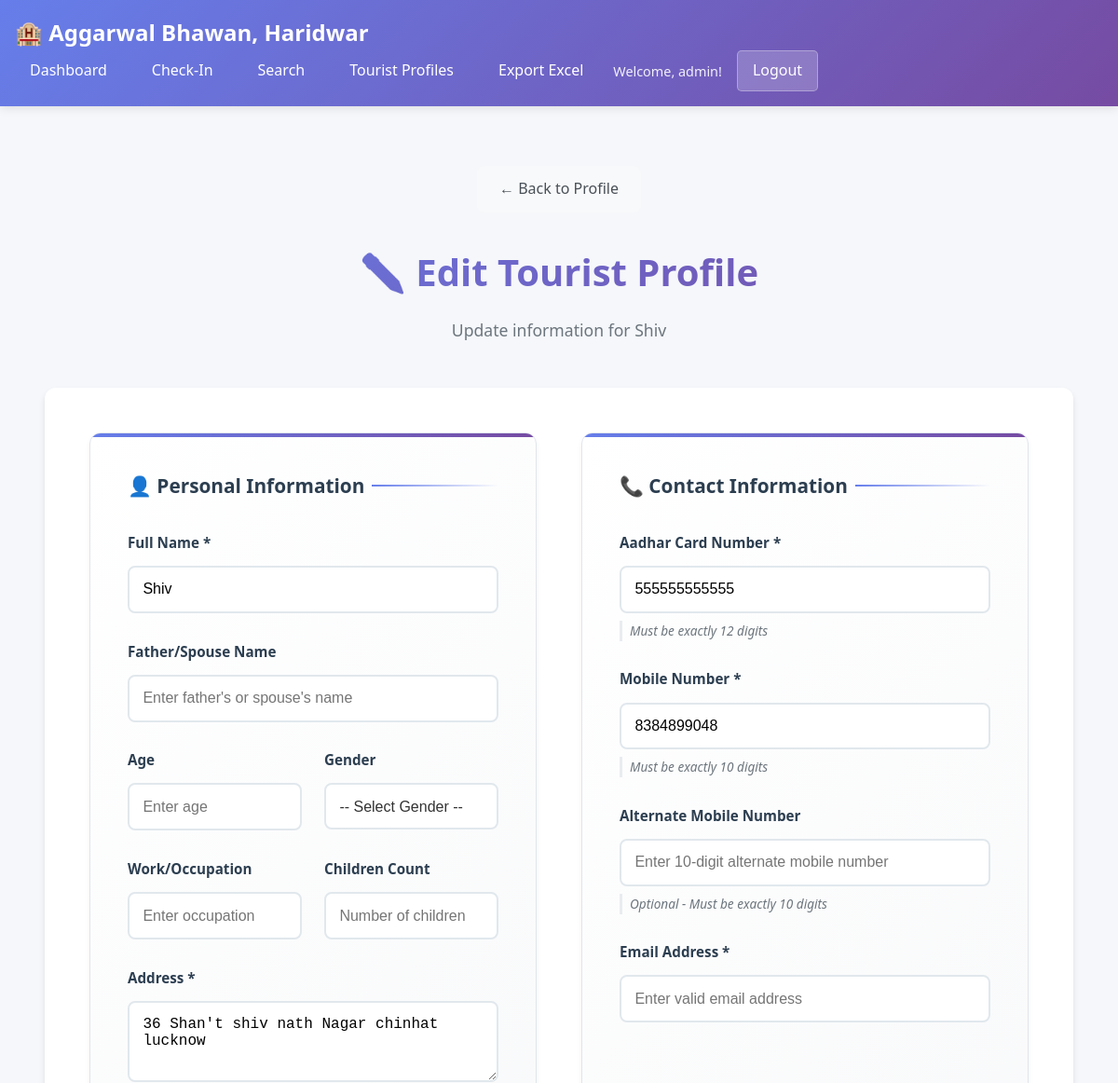
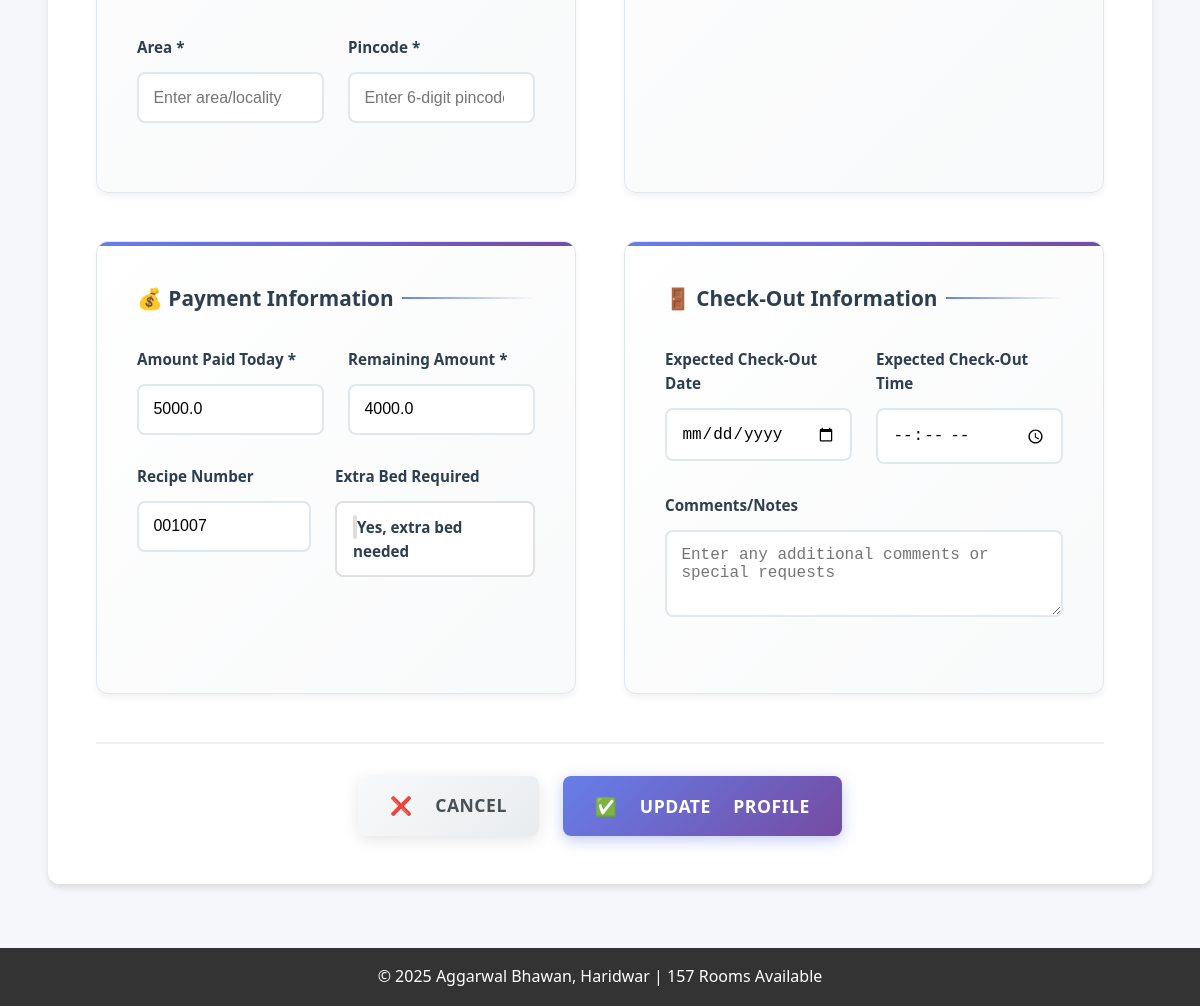
/tourist_profile/3/edit (signed in), run on the app's committed database (2 pictures, top to bottom).
### tables this page shows
CREATE TABLE "tourists" (
                id INTEGER PRIMARY KEY AUTOINCREMENT,
                full_name TEXT NOT NULL,
                father_spouse_name TEXT,
                age INTEGER,
                work TEXT,
                address TEXT NOT NULL,
                aadhar_number TEXT NOT NULL,
                mobile_number TEXT NOT NULL,
                alternate_mobile TEXT,
                gender TEXT,
                male_count INTEGER DEFAULT 0,
                female_count INTEGER DEFAULT 0,
                children_count INTEGER DEFAULT 0,
                amount_paid_today REAL NOT NULL,
                remaining_amount REAL NOT NULL,
                check_in_done BOOLEAN NOT NULL,
                room_number INTEGER NOT NULL,
                check_in_date DATE NOT NULL,
                check_out_date DATE,
                check_out_time TIME,
                extra_bed BOOLEAN DEFAULT FALSE,
                recipe_number TEXT,
                comments TEXT,
                created_at TIMESTAMP DEFAULT CURRENT_TIMESTAMP
            , payment_mode TEXT DEFAULT "Cash");

### app - Copy.py (the view, shortened to what this page needs)
@app.route('/tourist_profile/<int:tourist_id>/edit', methods=['GET', 'POST'])
def edit_tourist_profile(tourist_id):
    if 'user_id' not in session:
        return redirect(url_for('login'))
    conn = sqlite3.connect(DATABASE_PATH)
    cursor = conn.cursor()
    cursor.execute('''
        SELECT id, full_name, father_spouse_name, age, work, address,
               aadhar_number, mobile_number, alternate_mobile, gender,
               children_count, amount_paid_today, remaining_amount, check_in_done,
               room_number, check_in_date, check_out_date, check_out_time,
               extra_bed, recipe_number, comments, created_at, payment_mode
        FROM tourists
        WHERE id = ?
    ''', (tourist_id,))
    row = cursor.fetchone()
    conn.close()
    if not row:
        flash('Tourist profile not found', 'error')
        return redirect(url_for('tourist_profiles'))
    tourist = {
        'id': row[0],
        'full_name': row[1],
        'father_spouse_name': row[2] or '',  # Handle None values
        'age': row[3],
        'work': row[4] or '',  # Handle None values
        'address': row[5],
        'aadhar_number': row[6],
        'mobile_number': row[7],
        'alternate_mobile': row[8] or '',  # Handle None values
        'gender': row[9] or '',  # Handle None values
        'children_count': row[10] or 0,  # Handle None values
        'amount_paid_today': row[11],
        'remaining_amount': row[12],
        'check_in_done': row[13],
        'room_number': row[14],
        'check_in_date': row[15],
        'check_out_date': row[16] or '',  # Handle None values
        'check_out_time': row[17] or '',  # Handle None values
        'extra_bed': row[18] or False,  # Handle None values
        'recipe_number': row[19] or '',  # Handle None values
        'comments': row[20] or '',  # Handle None values
        'created_at': row[21],
        'payment_mode': row[22] or 'Cash',  # Handle None values
        'receipt_generated': False,  # Not in current schema
        'receipt_generated_date': '',  # Not in current schema
        'receipt_generated_by': '',  # Not in current schema
        'receipt_number': row[19] or ''  # Use recipe_number
    }
    return render_template('edit_tourist_profile.html', tourist=tourist)

### templates/edit_tourist_profile.html (shortened to what this page needs)
{% extends "base.html" %}
{% block content %}
<div class="edit-profile-container">
    <div class="edit-profile-header">
        <div class="profile-nav">
            <a href="{{ url_for('tourist_profile_detail', tourist_id=tourist.id) }}" class="back-btn">← Back to Profile</a>
        </div>
        <h2>✏️ Edit Tourist Profile</h2>
        <p class="edit-subtitle">Update information for {{ tourist.full_name }}</p>
    </div>
    <form method="POST" action="{{ url_for('edit_tourist_profile', tourist_id=tourist.id) }}" class="edit-profile-form">
        <div class="form-grid">
            <div class="form-section">
                <h3>👤 Personal Information</h3>
                <div class="form-group">
                    <label for="full_name">Full Name *</label>
                    <input type="text" id="full_name" name="full_name" required
                           value="{{ tourist.full_name }}"
                           placeholder="Enter guest's full name">
                </div>
                <div class="form-group">
                    <label for="father_spouse_name">Father/Spouse Name</label>
                    <input type="text" id="father_spouse_name" name="father_spouse_name"
                           value="{{ tourist.father_spouse_name or '' }}"
                           placeholder="Enter father's or spouse's name">
                </div>
                <div class="form-row">
                    <div class="form-group">
                        <label for="age">Age</label>
                        <input type="number" id="age" name="age"
                               value="{{ tourist.age or '' }}"
                               placeholder="Enter age" min="1" max="120">
                    </div>
                    <div class="form-group">
                        <label for="gender">Gender</label>
                        <select id="gender" name="gender">
                            <option value="">-- Select Gender --</option>
                        </select>
                    </div>
                </div>
                <div class="form-row">
                    <div class="form-group">
                        <label for="work">Work/Occupation</label>
                        <input type="text" id="work" name="work"
                               value="{{ tourist.work or '' }}"
                               placeholder="Enter occupation">
                    </div>
                    <div class="form-group">
                        <label for="children_count">Children Count</label>
                        <input type="number" id="children_count" name="children_count"
                               value="{{ tourist.children_count or '' }}"
                               placeholder="Number of children" min="0" max="20">
                    </div>
                </div>
                <div class="form-group">
                    <label for="address">Address *</label>
                    <textarea id="address" name="address" required rows="3"
                              placeholder="Enter complete address">{{ tourist.address }}</textarea>
                </div>
                <div class="form-row">
                    <div class="form-group">
                        <label for="area">Area *</label>
                        <input type="text" id="area" name="area" required
                               value="{{ tourist.area }}"
                               placeholder="Enter area/locality">
                    </div>
                    <div class="form-group">
                        <label for="pincode">Pincode *</label>
                        <input type="number" id="pincode" name="pincode" required
                               value="{{ tourist.pincode }}"
                               placeholder="Enter 6-digit pincode" min="100000" max="999999">
                    </div>
                </div>
            </div>
            <div class="form-section">
                <h3>📞 Contact Information</h3>
                <div class="form-group">
                    <label for="aadhar_number">Aadhar Card Number *</label>
                    <input type="text" id="aadhar_number" name="aadhar_number" required
                           value="{{ tourist.aadhar_number }}"
                           placeholder="Enter 12-digit Aadhar number" maxlength="12"
                           pattern="[0-9]{12}" title="Must be exactly 12 digits">
                    <small class="field-help">Must be exactly 12 digits</small>
                </div>
                <div class="form-group">
                    <label for="mobile_number">Mobile Number *</label>
                    <input type="tel" id="mobile_number" name="mobile_number" required
                           value="{{ tourist.mobile_number }}"
                           placeholder="Enter 10-digit mobile number" maxlength="10"
                           pattern="[0-9]{10}" title="Must be exactly 10 digits">
                    <small class="field-help">Must be exactly 10 digits</small>
                </div>
                <div class="form-group">
                    <label for="alternate_mobile">Alternate Mobile Number</label>
                    <input type="tel" id="alternate_mobile" name="alternate_mobile"
                           value="{{ tourist.alternate_mobile or '' }}"
                           placeholder="Enter 10-digit alternate mobile number" maxlength="10"
                           pattern="[0-9]{10}" title="Must be exactly 10 digits">
                    <small class="field-help">Optional - Must be exactly 10 digits</small>
                </div>
                <div class="form-group">
                    <label for="email">Email Address *</label>
                    <input type="email" id="email" name="email" required
                           value="{{ tourist.email }}"
                           placeholder="Enter valid email address">
                </div>
            </div>
            <div class="form-section">
                <h3>💰 Payment Information</h3>
                <div class="form-row">
                    <div class="form-group">
                        <label for="amount_paid_today">Amount Paid Today *</label>
                        <input type="number" id="amount_paid_today" name="amount_paid_today" required
                               value="{{ tourist.amount_paid_today }}"
                               placeholder="Enter amount paid" min="0" step="0.01">
                    </div>
                    <div class="form-group">
                        <label for="remaining_amount">Remaining Amount *</label>
                        <input type="number" id="remaining_amount" name="remaining_amount" required
                               value="{{ tourist.remaining_amount }}"
                               placeholder="Enter remaining amount" min="0" step="0.01">
                    </div>
                </div>
                <div class="form-row">
                    <div class="form-group">
                        <label for="recipe_number">Recipe Number</label>
                        <input type="text" id="recipe_number" name="recipe_number"
                               value="{{ tourist.recipe_number or '' }}"
                               placeholder="Enter recipe/receipt number">
                    </div>
                    <div class="form-group">
                        <label for="extra_bed">Extra Bed Required</label>
                        <div class="checkbox-group">
                            <label class="checkbox-label">
                                <span class="checkbox-custom"></span>
                                Yes, extra bed needed
                            </label>
                        </div>
                    </div>
                </div>
            </div>
            <div class="form-section">
                <h3>🚪 Check-Out Information</h3>
                <div class="form-row">
                    <div class="form-group">
                        <label for="check_out_date">Expected Check-Out Date</label>
                        <input type="date" id="check_out_date" name="check_out_date"
                               value="{{ tourist.check_out_date or '' }}">
                    </div>
                    <div class="form-group">
                        <label for="check_out_time">Expected Check-Out Time</label>
                        <input type="time" id="check_out_time" name="check_out_time"
                               value="{{ tourist.check_out_time or '' }}">
                    </div>
                </div>
                <div class="form-group">
                    <label for="comments">Comments/Notes</label>
                    <textarea id="comments" name="comments" rows="3"
                              placeholder="Enter any additional comments or special requests">{{ tourist.comments or '' }}</textarea>
                </div>
            </div>
        </div>
        <div class="form-actions">
            <a href="{{ url_for('tourist_profile_detail', tourist_id=tourist.id) }}" class="btn btn-secondary">
                ❌ Cancel
            </a>
            <button type="submit" class="btn btn-primary">
                ✅ Update Profile
            </button>
        </div>
    </form>
</div>
{% endblock %}

### data on the page
tourists: full_name "Shiv", address "36 Shan't shiv nath Nagar chinhat lucknow", aadhar_number "555555555555", mobile_number "8384899048", amount_paid_today "5000.0", remaining_amount "4000.0", recipe_number "001007"

### other printed values
{{ session.username }} "admin"
